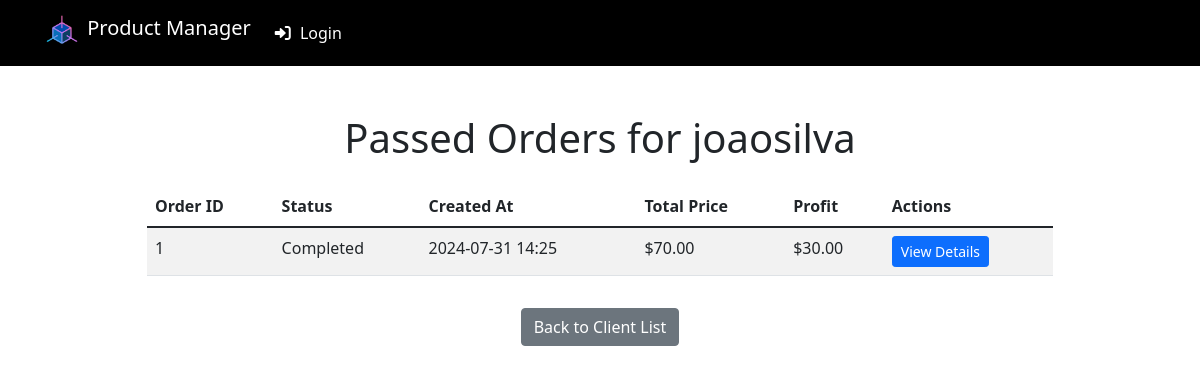
The app's page /orders/passed-orders/1/ with its own data.
### clients/models.py (models this page shows, shortened)
class Client(models.Model):
    nickname = models.CharField(max_length=100, blank=True)
    name = models.CharField(max_length=200, blank=True)
    telegram_id = models.PositiveIntegerField(unique=True, null=True, blank=True)
    description = models.TextField(blank=True)
    treatment_preferences = models.TextField(blank=True)
    address = models.CharField(max_length=200, blank=True)
    class Meta:
        ordering = ['nickname', 'name', 'telegram_id']
        verbose_name = 'Client'
        verbose_name_plural = 'Clients'
    def get_display_name(self):
        if self.nickname:
            return self.nickname
        elif self.name:
            return self.name
        else:
            return f"Client {self.telegram_id}"

### orders/models.py (models this page shows, shortened)
class Order(models.Model):
    id = models.AutoField(primary_key=True)
    telegram_user_id = models.IntegerField()
    STATUS_CHOICES = [
        ('cart', 'Cart'),
        ('pending_appointment', 'Pending Appointment'),
        ('pending', 'Pending'),
        ('accepted', 'Accepted'),
        ('dispatched', 'Dispatched'),
        ('completed', 'Completed'),
        ('cancelled', 'Cancelled'),
    ]
    status = models.CharField(max_length=20, choices=STATUS_CHOICES, default='cart')
    meeting_time = models.DateTimeField(null=True, blank=True)
    created_at = models.DateTimeField(auto_now_add=True)
    updated_at = models.DateTimeField(auto_now=True)
    total_price = models.DecimalField(max_digits=10, decimal_places=2, default=0)
    profit = models.DecimalField(max_digits=10, decimal_places=2, default=0)
    created_by = models.ForeignKey(settings.AUTH_USER_MODEL, on_delete=models.SET_NULL, null=True, related_name='created_orders')

### orders/views.py (the view)
# urls.py: path('passed-orders/<int:client_id>/', views.passed_orders, name='passed-orders'),
def passed_orders(request, client_id):
    client = get_object_or_404(Client, id=client_id)
    orders = Order.objects.filter(telegram_user_id=client.telegram_id, status='completed') if client.telegram_id else Order.objects.none()
    return render(request, 'orders/passed_orders.html', {'passed_orders': orders, 'client': client})

### templates/orders/passed_orders.html
{% extends 'base.html' %}
{% block content %}
<div class="container my-5">
    <h1 class="text-center mb-4">Passed Orders for {{ client.get_display_name }}</h1>
    <div class="row justify-content-center">
        <div class="col-md-10">
            <table class="table table-striped">
                <thead>
                    <tr>
                        <th>Order ID</th>
                        <th>Status</th>
                        <th>Created At</th>
                        <th>Total Price</th>
                        <th>Profit</th>
                        <th>Actions</th>
                    </tr>
                </thead>
                <tbody>
                    {% for order in passed_orders %}
                    <tr>
                        <td>{{ order.id }}</td>
                        <td>{{ order.get_status_display }}</td>
                        <td>{{ order.created_at|date:"Y-m-d H:i" }}</td>
                        <td>${{ order.total_price }}</td>
                        <td>${{ order.profit }}</td>
                        <td>
                            <a href="{% url 'order-detail' order.pk %}" class="btn btn-primary btn-sm">View Details</a>
                        </td>
                    </tr>
                    {% empty %}
                    <tr>
                        <td colspan="6" class="text-center">No passed orders found for this Telegram ID.</td>
                    </tr>
                    {% endfor %}
                </tbody>
            </table>
        </div>
    </div>
    <div class="text-center mt-3">
        <a href="{% url 'clients:client-list' %}" class="btn btn-secondary">Back to Client List</a>
    </div>
</div>
{% endblock %}

### records on screen
Client: get_display_name "joaosilva"
Order: id "1", status "Completed", created_at "2024-07-31 14:25", total_price "70.00", profit "30.00"
